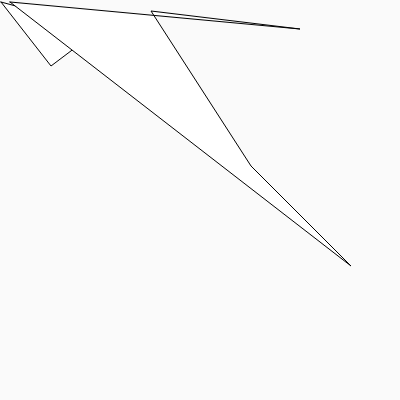
Frame 1 (no input)
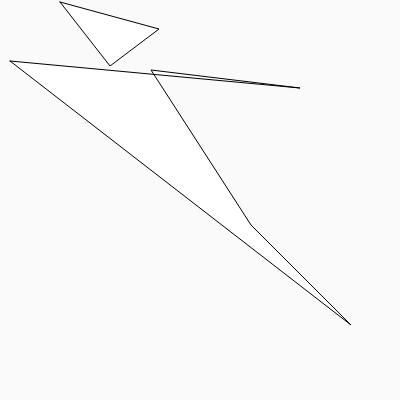
Frame 60 (no input)
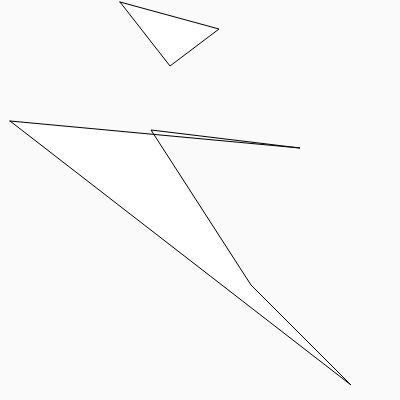
Frame 120 (the mouse pressed at the canvas centre since frame 60)

The p5.js sketch that drew these frames (run headless with seeded random() and noise() and a simulated clock; from frame 60 on, the mouse is pressed at the canvas centre):

// p5.js sketch
// ── sketch.js
class Coordinate {
  constructor(x, y) {
    this.x = x;
    this.y = y;
  } 
  
  esIgual(c2) {
    return this.x == c2.x && this.y == c2.y; 
  }
}

class Polygon {
  constructor() {
    this.coordinates = [];
  }
  
  createPoint(x, y) {
    this.coordinates.push( new Coordinate(x, y) );
  }
  
  draw() {
    if(this.coordinates.length >= 3) {
      beginShape();
      for(let index in this.coordinates) {
        vertex(this.coordinates[index].x, this.coordinates[index].y);
      }
      endShape(CLOSE);
    }
  }
  
  moveRight() {
    for(let index in this.coordinates) {
        this.coordinates[index].x ++;
      }
  }
  
  moveDown() {
    for(let index in this.coordinates) {
        this.coordinates[index].y ++;
      }
  }
}

let poly, poly2;

function setup() {
  createCanvas(400, 400);
  poly = new Polygon();
  poly.createPoint(1,2);
  poly.createPoint(100,29);
  poly.createPoint(51,66); 
  
  poly2 = new Polygon();
  poly2.createPoint(10,2);
  poly2.createPoint(300,29);
  poly2.createPoint(151,11); 
  poly2.createPoint(251,166); 
  poly2.createPoint(351,266); 
}

function draw() {
  background(250);
  poly.draw();
  poly.moveRight();
  poly2.draw();
  poly2.moveDown();
}
